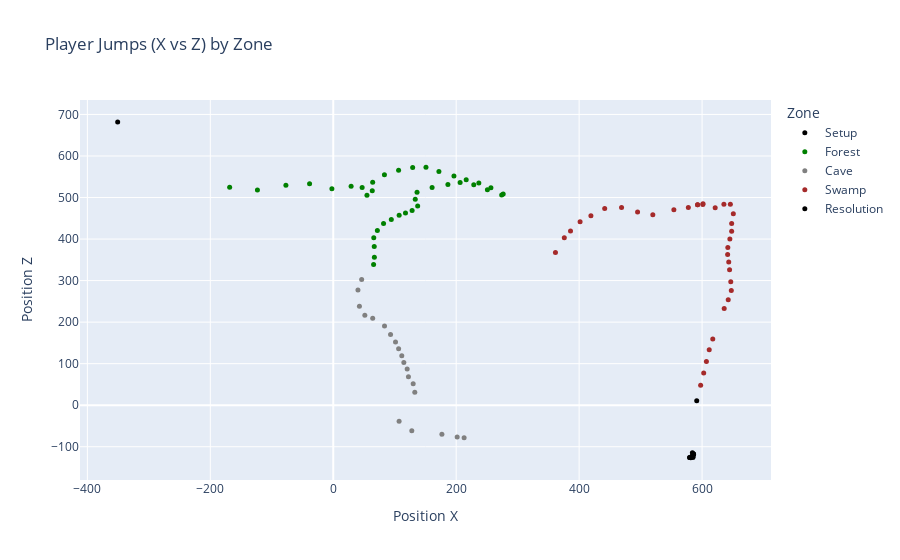

The notebook cell this image was saved under:
### Code cell
# Filter the data for rows where 'Jumps' is 1
jumps_data = data[data['Jumps'] == 1]

# Create a 2D scatter plot for jumps against PosX and PosZ
fig_jumps = px.scatter(
	jumps_data,
	x='PosX',
	y='PosZ',
	color='Zone',  # Use the Zone column for color differentiation
	color_discrete_map=zone_color_map,  # Apply the custom color map
	title='Player Jumps (X vs Z) by Zone',
	labels={'PosX': 'Position X', 'PosZ': 'Position Z'}
)

# Adjust marker size for visibility
fig_jumps.update_traces(marker=dict(size=5))

# Show the plot
fig_jumps.show()

### Figure 1 — Plotly figure (JSON) as saved in the notebook; plotly's stock layout.template omitted (floating-point values rounded to 4 significant figures)
{"data": [{"hovertemplate": "Zone=Setup<br>Position X=%{x}<br>Position Z=%{y}<extra></extra>", "legendgroup": "Setup", "marker": {"color": "black", "size": 5, "symbol": "circle"}, "mode": "markers", "name": "Setup", "orientation": "v", "showlegend": true, "type": "scatter", "x": [-350.7], "xaxis": "x", "y": [681.5], "yaxis": "y"}, {"hovertemplate": "Zone=Forest<br>Position X=%{x}<br>Position Z=%{y}<extra></extra>", "legendgroup": "Forest", "marker": {"color": "green", "size": 5, "symbol": "circle"}, "mode": "markers", "name": "Forest", "orientation": "v", "showlegend": true, "type": "scatter", "x": [-168.5, -123.4, -77.02, -38.52, -2.206, 29.05, 47.0, 54.81, 63.49, 64.15, 83.26, 106.3, 129.2, 150.8, 171.9, 196.4, 216.3, 236.8, 256.5, 276.4, 274.0, 250.7, 228.6, 206.4, 186.5, 160.8, 136.3, 133.4, 137.3, 128.3, 117.5, 107.2, 94.45, 81.83, 71.75, 65.92, 66.68, 66.89, 65.62], "xaxis": "x", "y": [525.0, 518.4, 529.4, 533.3, 521.2, 527.2, 524.0, 505.6, 516.2, 536.7, 554.7, 565.5, 572.3, 572.7, 562.5, 551.9, 542.9, 535.2, 523.4, 508.4, 506.0, 518.6, 530.8, 536.0, 531.3, 524.2, 513.0, 495.7, 479.6, 469.0, 463.0, 457.1, 447.2, 437.4, 420.7, 403.3, 381.8, 356.0, 338.8], "yaxis": "y"}, {"hovertemplate": "Zone=Cave<br>Position X=%{x}<br>Position Z=%{y}<extra></extra>", "legendgroup": "Cave", "marker": {"color": "grey", "size": 5, "symbol": "circle"}, "mode": "markers", "name": "Cave", "orientation": "v", "showlegend": true, "type": "scatter", "x": [46.22, 40.16, 42.56, 51.38, 64.16, 83.4, 93.21, 101.3, 106.3, 111.5, 114.8, 120.3, 122.3, 130.0, 132.6, 107.1, 127.8, 176.7, 201.6, 212.9], "xaxis": "x", "y": [302.6, 277.5, 238.1, 216.3, 209.3, 190.7, 170.1, 152.3, 135.6, 119.2, 102.5, 87.02, 68.57, 51.67, 30.92, -38.37, -61.3, -69.91, -76.36, -78.57], "yaxis": "y"}, {"hovertemplate": "Zone=Swamp<br>Position X=%{x}<br>Position Z=%{y}<extra></extra>", "legendgroup": "Swamp", "marker": {"color": "brown", "size": 5, "symbol": "circle"}, "mode": "markers", "name": "Swamp", "orientation": "v", "showlegend": true, "type": "scatter", "x": [361.5, 375.9, 385.9, 401.5, 419.1, 441.6, 469.0, 495.1, 519.9, 554.1, 577.6, 592.6, 592.6, 601.2, 601.5, 621.3, 635.5, 646.0, 650.8, 648.1, 648.1, 645.2, 641.9, 641.5, 643.3, 644.7, 646.6, 647.5, 642.5, 635.9, 617.4, 611.6, 607.0, 602.6, 597.6], "xaxis": "x", "y": [367.8, 403.3, 419.5, 441.7, 456.2, 473.6, 475.7, 465.3, 458.5, 470.4, 476.1, 482.6, 482.6, 483.2, 485.0, 475.3, 483.8, 484.0, 460.9, 437.7, 418.6, 400.4, 379.8, 362.7, 344.7, 326.0, 297.0, 276.4, 253.7, 232.7, 159.2, 133.7, 105.3, 77.61, 47.89], "yaxis": "y"}, {"hovertemplate": "Zone=Resolution<br>Position X=%{x}<br>Position Z=%{y}<extra></extra>", "legendgroup": "Resolution", "marker": {"color": "black", "size": 5, "symbol": "circle"}, "mode": "markers", "name": "Resolution", "orientation": "v", "showlegend": true, "type": "scatter", "x": [591.3, 584.2, 581.6, 583.2, 583.6, 579.8, 579.8, 585.0, 585.0, 586.2, 586.2, 586.2], "xaxis": "x", "y": [10.9, -114.3, -126.8, -123.7, -123.0, -125.7, -125.7, -125.3, -125.3, -119.4, -117.2, -117.2], "yaxis": "y"}], "layout": {"legend": {"title": {"text": "Zone"}, "tracegroupgap": 0}, "title": {"text": "Player Jumps (X vs Z) by Zone"}, "xaxis": {"anchor": "y", "domain": [0, 1], "title": {"text": "Position X"}}, "yaxis": {"anchor": "x", "domain": [0, 1], "title": {"text": "Position Z"}}}}
